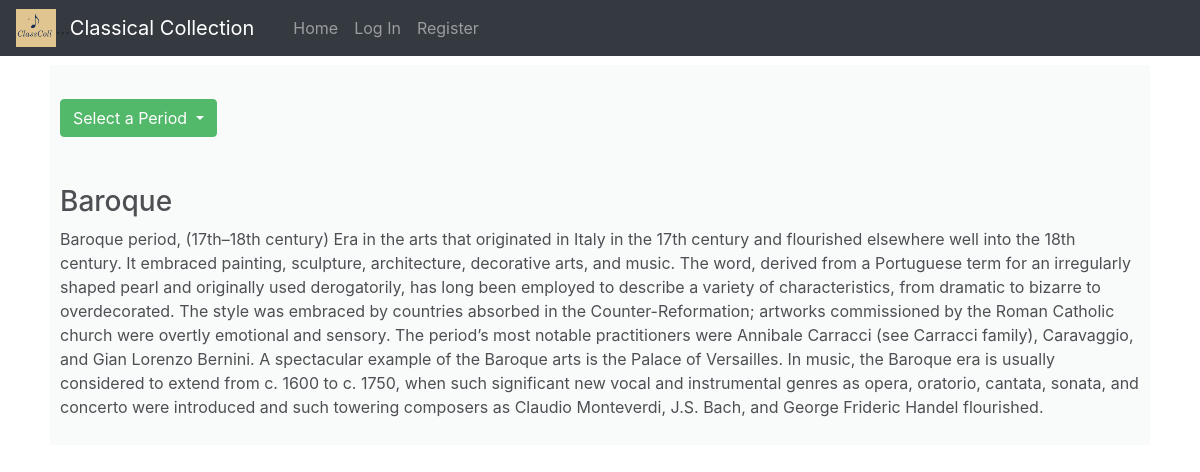
Screenshot of /period/Baroque with the database file from the repository.
### classcoll/models.py (models this page shows, shortened)
class Period(models.Model):
    era = models.CharField(max_length=50)
    description = models.TextField(null=True)

### classcoll/views/Attributes.py (the view)
# urls.py: path('period/<str:name>', Attributes.period, name="period"),
def period(request, name):
    target = Period.objects.filter(era=name).first()
    if target is None:
        return render(request, ERROR_FILE)
    else:
        return render(request, PERIOD_FILE, {
            'periods': Period.objects.all(),
            'target': target
        })

### classcoll/templates/classcoll/period.html (shortened to what this page needs)
{% extends "classcoll/layout.html" %}
{% load static %}
{% block body %}
    <div class="bg-light my-background">
        <br>
        <div class="dropdown">
            <button class="btn btn-success dropdown-toggle" type="button" id="sortBy" data-bs-toggle="dropdown" aria-expanded="false">
                Select a Period
            </button>
        </div>
        <br>
        <br>
        <h3>{{ target.era }}</h3>
        <div>
            <p>{{target.description}}</p>
        </div>
    </div>
{% endblock %}

### classcoll/static/classcoll/styles.css (style rules this page uses)
.my-background { opacity: 0.8; padding: 10px; }

### rows the page displays
Period: era "Baroque", description "Baroque period, (17th–18th century) Era in the arts that originated in Italy in the 17th century and flourished elsewhere well into the 18th century. It embraced painting, sculpture, architecture, decorative arts, and music. The word, derived from a Portuguese term for an irregularly shaped pearl and originally used derogatorily, has long been employed to describe a variety of characteristics, from dramatic to bizarre to overdecorated. The style was embraced by countries absorbed in the Counter-Reformation; artworks commissioned by the Roman Catholic church were overtly emotional and sensory. The period’s most notable practitioners were Annibale Carracci (see Carracci family), Caravaggio,…"
